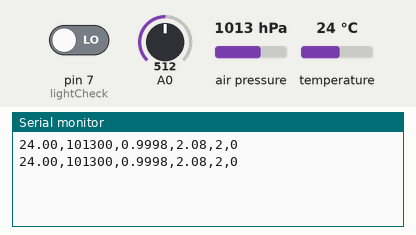
Recording of a sketch running on a simulated Arduino Uno, built with avr-gcc and run on an emulated ATmega328P. On the bench: the last lines printed to the serial monitor. Wiring (inferred from the names in the program): BMP180 pressure sensor at I2C address 0x77. The test bench sets the inputs (shaded band); at power-on: air pressure 1013 hPa, A0 = 512, pin 7 (lightCheck) LOW, temperature 24 °C.

Above: at 1.2 s.
1.3 s: air pressure set to 952 hPa
At 2.6 s:
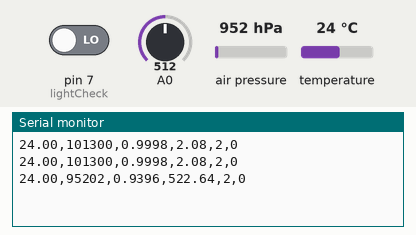
2.8 s: A0 set to 716
At 3.6 s:
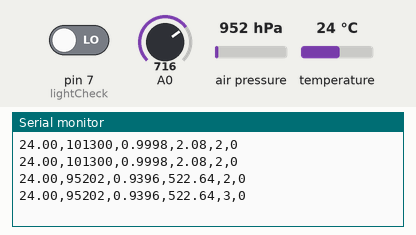
4.3 s: pin 7 (lightCheck) driven HIGH
At 5.6 s:
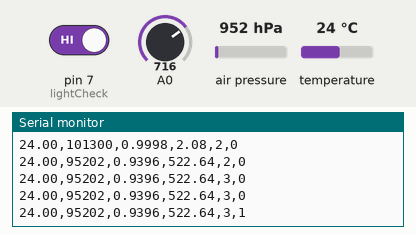
5.8 s: temperature set to 12 °C
At 6.5 s:
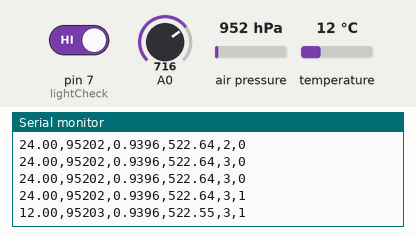
7.3 s: A0 set to 511
At 8.6 s:
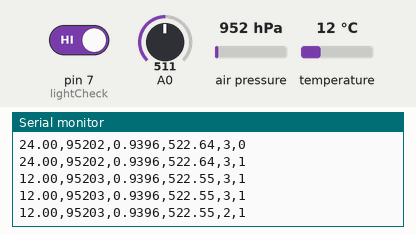
8.8 s: pin 7 (lightCheck) driven LOW
At 10.0 s:
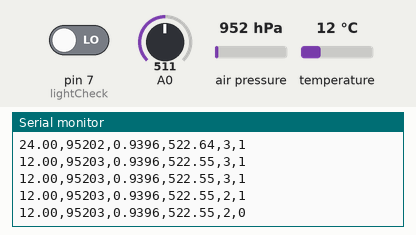
Timing chart, 0 to 11.3 s (numbered marks = the images above; inputs shaded):
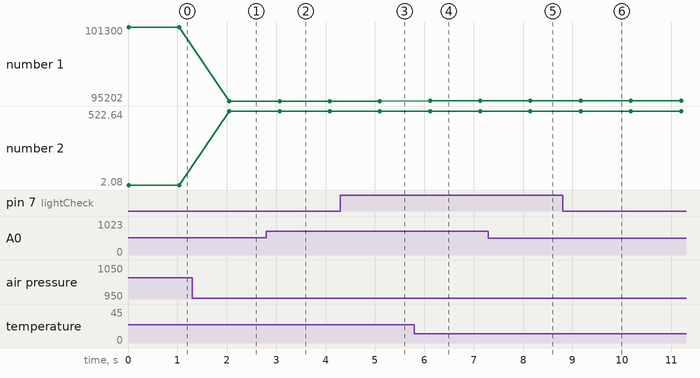

The sketch:

GY-68_BMP180_Barometric_Pressure_sensor_.ino
```cpp
//Arduino 1.0+ Only
//Arduino 1.0+ Only

/*Based largely on code by  Jim Lindblom

 Get pressure, altitude, and temperature from the BMP085.
 Serial.print it out at 9600 baud to serial monitor.
 */
#include <Wire.h>

#define BMP085_ADDRESS 0x77  // I2C address of BMP085

const unsigned char OSS = 0;  // Oversampling Setting

// lowest and highest sensor readings:
const int sensorMin = 0;     // sensor minimum
const int sensorMax = 1024;  // sensor maximum

// Calibration values
int ac1;
int ac2;
int ac3;
unsigned int ac4;
unsigned int ac5;
unsigned int ac6;
int b1;
int b2;
int mb;
int mc;
int md;

// b5 is calculated in bmp085GetTemperature(...), this variable is also used in bmp085GetPressure(...)
// so ...Temperature(...) must be called before ...Pressure(...).
long b5;

void setup(){
  Serial.begin(9600);
  Wire.begin();

  bmp085Calibration();
  //Serial.println("+*+*+*GY-68 BMP180 Barometric Pressure Sensor *+*+*+");
  Serial.println();

  pinMode(7,INPUT);
}

void loop()
{
  float temperature = bmp085GetTemperature(bmp085ReadUT()); //MUST be called first
  float pressure = bmp085GetPressure(bmp085ReadUP());
  float atm = pressure / 101325; // "standard atmosphere"
  float altitude = calcAltitude(pressure); //Uncompensated caculation - in Meters

  //Serial.print("T:");
  Serial.print(temperature, 2); //display 2 decimal places
  Serial.print(",");
  //Serial.print("degC");

  //Serial.print("P:");
  Serial.print(pressure, 0); //whole number only.
  //Serial.print("Pa");

  Serial.print(",");
  Serial.print(atm, 4); //display 4 decimal places

  Serial.print(",");
  Serial.print(altitude, 2); //display 2 decimal places
  //Serial.println("M");
  Serial.print(",");

  rainCheck();
  lightCheck();
  delay(1000); //wait a second and get values again.
}

void lightCheck(){

  //Serial.println("---LIGHT CHECK---");
   // read the input on digital pin:
  int LDR = digitalRead(7);

  // print out the value you read:
  //Serial.print("L:");
  Serial.print(LDR);
  Serial.println();
}

void rainCheck(){

  //Serial.println("----RAIN CHECK----");
    // read the sensor on analog A0:
  int rainRead = analogRead(A0);
  // map the sensor range (four options):
  // ex: 'long int map(long int, long int, long int, long int, long int)'
  int range = map(rainRead, sensorMin, sensorMax, 0, 3);
 // range value:
  switch (range) {
 case 0:    // Sensor getting wet
    Serial.print("1");
    break;
 case 1:    // Sensor getting wet
    Serial.print("2");
    break;
 case 2:    // Sensor dry - To shut this up delete the " Serial.println("Not Raining"); " below.
    Serial.print("3");
    break;
  }
  delay(1);  // delay between reads

  Serial.print(",");
}
// Stores all of the bmp085's calibration values into global variables
// Calibration values are required to calculate temp and pressure
// This function should be called at the beginning of the program
void bmp085Calibration()
{
  ac1 = bmp085ReadInt(0xAA);
  ac2 = bmp085ReadInt(0xAC);
  ac3 = bmp085ReadInt(0xAE);
  ac4 = bmp085ReadInt(0xB0);
  ac5 = bmp085ReadInt(0xB2);
  ac6 = bmp085ReadInt(0xB4);
  b1 = bmp085ReadInt(0xB6);
  b2 = bmp085ReadInt(0xB8);
  mb = bmp085ReadInt(0xBA);
  mc = bmp085ReadInt(0xBC);
  md = bmp085ReadInt(0xBE);
}

// Calculate temperature in deg C
float bmp085GetTemperature(unsigned int ut){
  long x1, x2;

  x1 = (((long)ut - (long)ac6)*(long)ac5) >> 15;
  x2 = ((long)mc << 11)/(x1 + md);
  b5 = x1 + x2;

  float temp = ((b5 + 8)>>4);
  temp = temp /10;

  return temp;
}

// Calculate pressure given up
// calibration values must be known
// b5 is also required so bmp085GetTemperature(...) must be called first.
// Value returned will be pressure in units of Pa.
long bmp085GetPressure(unsigned long up){
  long x1, x2, x3, b3, b6, p;
  unsigned long b4, b7;

  b6 = b5 - 4000;
  // Calculate B3
  x1 = (b2 * (b6 * b6)>>12)>>11;
  x2 = (ac2 * b6)>>11;
  x3 = x1 + x2;
  b3 = (((((long)ac1)*4 + x3)<<OSS) + 2)>>2;

  // Calculate B4
  x1 = (ac3 * b6)>>13;
  x2 = (b1 * ((b6 * b6)>>12))>>16;
  x3 = ((x1 + x2) + 2)>>2;
  b4 = (ac4 * (unsigned long)(x3 + 32768))>>15;

  b7 = ((unsigned long)(up - b3) * (50000>>OSS));
  if (b7 < 0x80000000)
    p = (b7<<1)/b4;
  else
    p = (b7/b4)<<1;

  x1 = (p>>8) * (p>>8);
  x1 = (x1 * 3038)>>16;
  x2 = (-7357 * p)>>16;
  p += (x1 + x2 + 3791)>>4;

  long temp = p;
  return temp;
}

// Read 1 byte from the BMP085 at 'address'
char bmp085Read(unsigned char address)
{
  unsigned char data;

  Wire.beginTransmission(BMP085_ADDRESS);
  Wire.write(address);
  Wire.endTransmission();

  Wire.requestFrom(BMP085_ADDRESS, 1);
  while(!Wire.available())
    ;

  return Wire.read();
}

// Read 2 bytes from the BMP085
// First byte will be from 'address'
// Second byte will be from 'address'+1
int bmp085ReadInt(unsigned char address)
{
  unsigned char msb, lsb;

  Wire.beginTransmission(BMP085_ADDRESS);
  Wire.write(address);
  Wire.endTransmission();

  Wire.requestFrom(BMP085_ADDRESS, 2);
  while(Wire.available()<2)
    ;
  msb = Wire.read();
  lsb = Wire.read();

  return (int) msb<<8 | lsb;
}

// Read the uncompensated temperature value
unsigned int bmp085ReadUT(){
  unsigned int ut;

  // Write 0x2E into Register 0xF4
  // This requests a temperature reading
  Wire.beginTransmission(BMP085_ADDRESS);
  Wire.write(0xF4);
  Wire.write(0x2E);
  Wire.endTransmission();

  // Wait at least 4.5ms
  delay(5);

  // Read two bytes from registers 0xF6 and 0xF7
  ut = bmp085ReadInt(0xF6);
  return ut;
}

// Read the uncompensated pressure value
unsigned long bmp085ReadUP(){

  unsigned char msb, lsb, xlsb;
  unsigned long up = 0;

  // Write 0x34+(OSS<<6) into register 0xF4
  // Request a pressure reading w/ oversampling setting
  Wire.beginTransmission(BMP085_ADDRESS);
  Wire.write(0xF4);
  Wire.write(0x34 + (OSS<<6));
  Wire.endTransmission();

  // Wait for conversion, delay time dependent on OSS
  delay(2 + (3<<OSS));

  // Read register 0xF6 (MSB), 0xF7 (LSB), and 0xF8 (XLSB)
  msb = bmp085Read(0xF6);
  lsb = bmp085Read(0xF7);
  xlsb = bmp085Read(0xF8);

  up = (((unsigned long) msb << 16) | ((unsigned long) lsb << 8) | (unsigned long) xlsb) >> (8-OSS);

  return up;
}

void writeRegister(int deviceAddress, byte address, byte val) {
  Wire.beginTransmission(deviceAddress); // start transmission to device
  Wire.write(address);       // send register address
  Wire.write(val);         // send value to write
  Wire.endTransmission();     // end transmission
}

int readRegister(int deviceAddress, byte address){

  int v;
  Wire.beginTransmission(deviceAddress);
  Wire.write(address); // register to read
  Wire.endTransmission();

  Wire.requestFrom(deviceAddress, 1); // read a byte

  while(!Wire.available()) {
    // waiting
  }

  v = Wire.read();
  return v;
}

float calcAltitude(float pressure){

  float A = pressure/101325;
  float B = 1/5.25588;
  float C = pow(A,B);
  C = 1 - C;
  C = C /0.0000225577;

  return C;
}
```

Measured:
- after the input at 1.3 s, the serial monitor: prints a new line after 0.75 s (image 1)
- after the input at 2.8 s, the serial monitor: prints a new line after 0.27 s (image 2)
- after the input at 4.3 s, the serial monitor: prints a new line after 0.80 s (image 3)
- after the input at 5.8 s, the serial monitor: prints a new line after 0.32 s (image 4)
- after the input at 7.3 s, the serial monitor: prints a new line after 0.85 s (image 5)
- after the input at 8.8 s, the serial monitor: prints a new line after 0.37 s (image 6)
- plotted number 1: 101300 → 95202 after the input at 1.3 s, 95202 → 95203 after the input at 5.8 s
- plotted number 2: 2.08 → 522.64 after the input at 1.3 s, 522.64 → 522.55 after the input at 5.8 s
